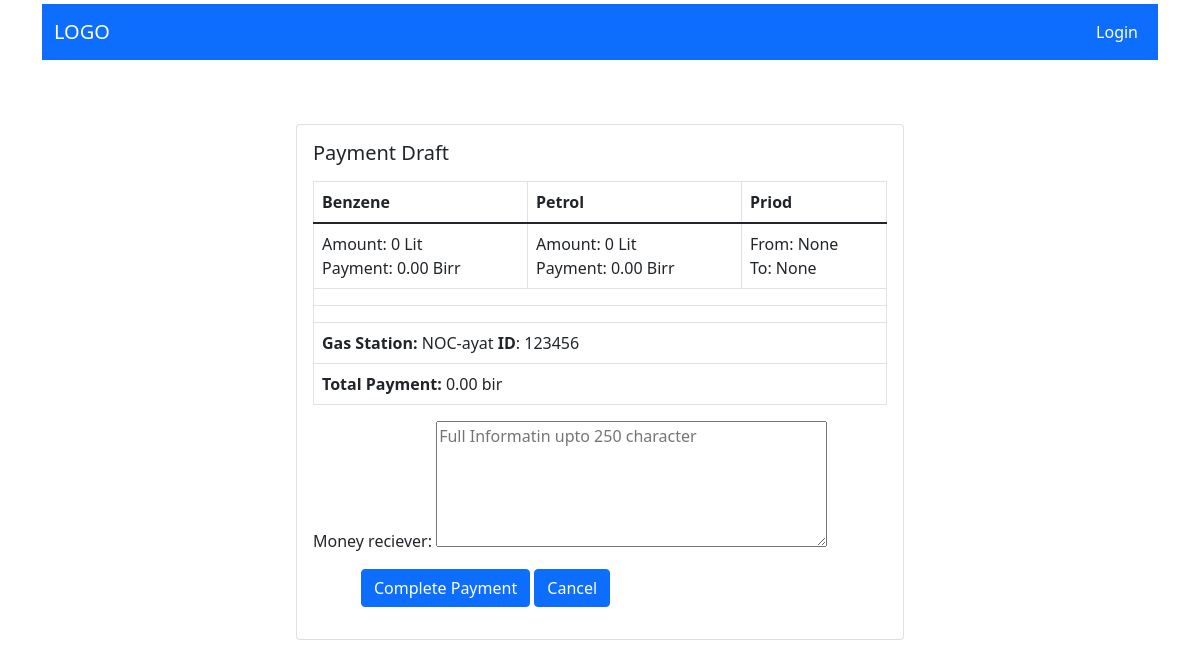
The app's page /payments/2 with its own data.
### offer/models.py (models this page shows, shortened)
class Audited(models.Model):
    user = models.ForeignKey(User, on_delete=models.DO_NOTHING)
    gasstation = models.ForeignKey(Gasstation, on_delete=models.DO_NOTHING)
    compensated_benzen = models.IntegerField()
    money_for_benzene = models.DecimalField(max_digits=12, decimal_places=2)
    compensated_petrol = models.IntegerField(default=0)
    money_for_petrol = models.DecimalField(max_digits=12, decimal_places=2)
    total_compensated_fuel = models.IntegerField(default=0)
    total_money_compansated = models.DecimalField(default=0, max_digits=12, decimal_places=2)
    date = models.DateField(default=timezone.now)
    audit_date_from = models.DateField(null=True, blank=True)
    audit_date_to = models.DateField(null=True, blank=True)
    compansating_agent = models.ForeignKey(User,null=True, blank=True, on_delete=models.DO_NOTHING, related_name='auditor') #Auditor
    compensated_date = models.DateField( null=True, blank=True)
    money_reciever = models.TextField(null=True, blank=True, max_length=250)

class Gasstation(models.Model):
    name = models.CharField(max_length=120)
    location = models.CharField(max_length=120)
    identifier = models.CharField(max_length=120)

### offer/views.py (the view, shortened to what this page needs)
# urls.py: path('payments/<int:id>', paymentDetail, name='paymentDetail'),
def paymentDetail(request, id):
    form = PaymentForm()
    result = Audited.objects.filter(id = id)
    myObj = result.first()
    return render(request, 'paymentDetail.html', {'result':result, 'form':form})

### offer/forms.py
class PaymentForm(forms.ModelForm):
    money_reciever = forms.CharField(widget=forms.Textarea(attrs={"rows":5 , "id":"money", "placeholder":"Full Informatin upto 250 character"}, ))
    class Meta:
        model=Audited
        fields = ['money_reciever']

### offer/templates/paymentDetail.html (shortened to what this page needs)
{% extends 'base.html' %}
    {% block content %}
        <br>
        <div class="card mt-5" style="width: 38rem;">
        <div class="card-body">
        <h5 class="card-title"> Payment Draft</h5>
        <p class="card-text">
            <table cellpadding = "5" cellspacing = "5" class="table table-bordered">
                <thead>
                <tr>
                    <th> Benzene </th>
                    <th> Petrol</th>
                    <th> Priod </th>
                </tr>
                </thead>
                <tbody>
                {% if result %}
                    {% for record in result %}
                    <tr>
                        <td>Amount: {{ record.compensated_benzen }} Lit <br>
                            Payment: {{ record.money_for_benzene}} Birr
                        </td>
                        <td>Amount: {{ record.compensated_petrol }} Lit<br>
                            Payment: {{ record.money_for_petrol }} Birr
                        </td>
                        <td>From: {{ record.audit_date_from }} <br>
                            To: {{ record.audit_date_to }}
                        </td>
                    </tr>
                    {% endfor %}
                    <tr class="blank_row"><td colspan="3"></td></tr>
                    <tr class="blank_row"><td colspan="3"></td></tr>
                        {% for record in result %}
                        <tr><td colspan="3"><strong>Gas Station:</strong> {{record.gasstation.name}}
                            <strong>ID</strong>: {{record.gasstation.identifier}}
                        </tr>
                        <tr><td colspan="3"> <strong>Total Payment:</strong> {{record.total_money_compansated}} bir
                        </tr>
                        {% endfor %}
                    {% endif %}
                </tbody>
            </table>
            <form action="" method="post">
                {{form}}
                <div class="mt-3 mx-5">
                    <input class="btn btn-primary" type="submit" value="Complete Payment">
                    <a href="{% url 'search'  %}" class="btn btn-primary">Cancel</a>
                </div>
            </form>
        </p>
        </div>
        </div>
    {% endblock %}

### records on screen
Audited: compensated_benzen "0", money_for_benzene "0.00", compensated_petrol "0", money_for_petrol "0.00", audit_date_from "None", audit_date_to "None", gasstation.name "NOC-ayat", gasstation.identifier "123456", total_money_compansated "0.00"
